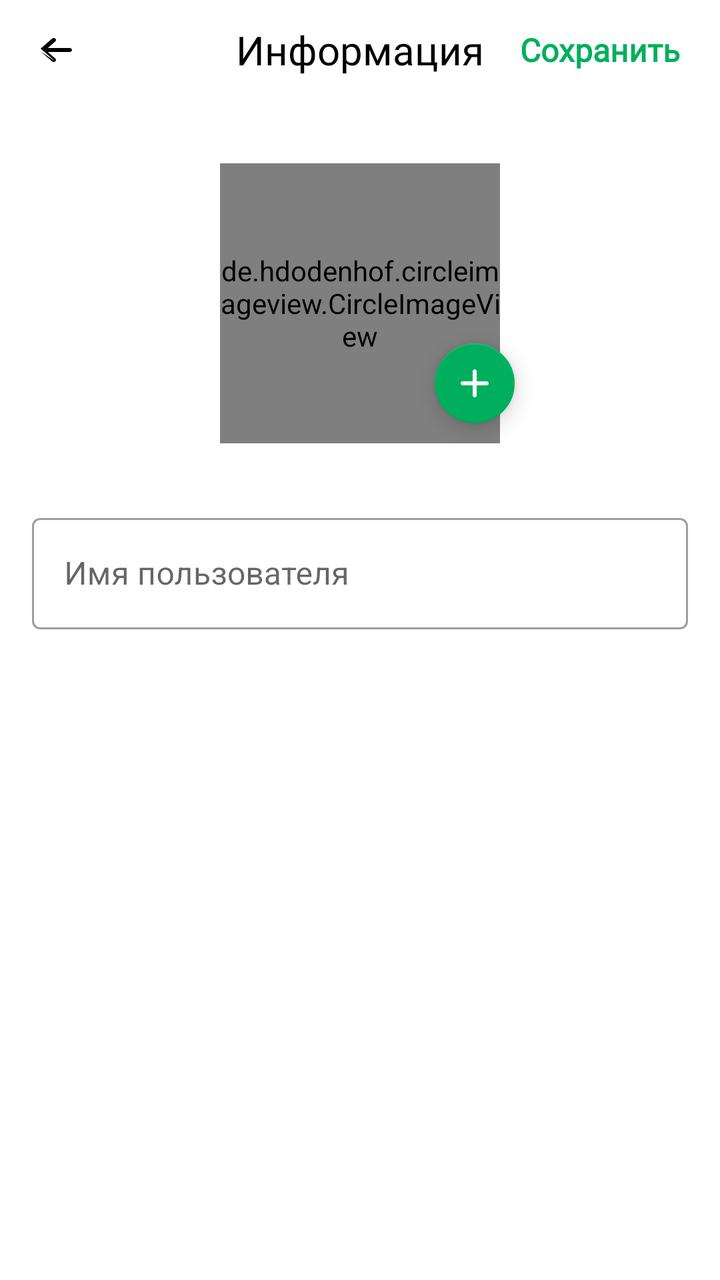
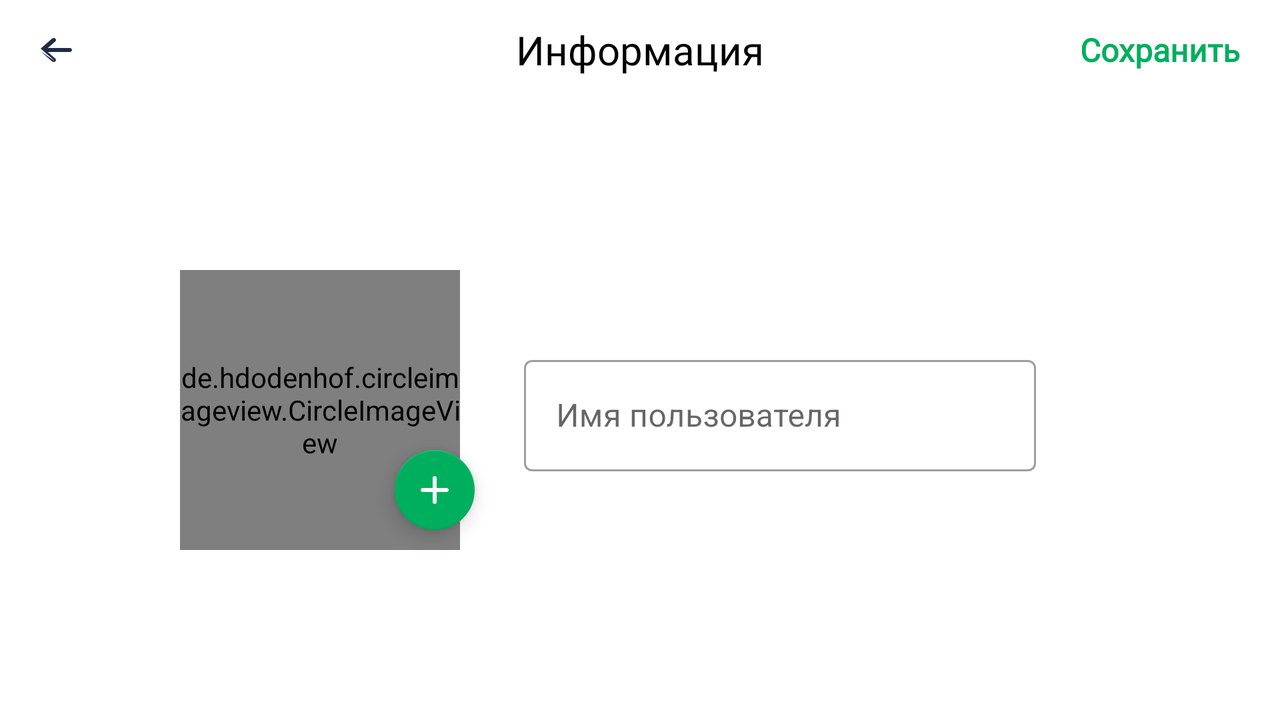

The same Android screen from two of the app's own layout files: first res/layout/ as a phone draws it, then the repository's variant for another configuration, drawn on a device whose configuration selects that folder. Both files follow.
<!-- AndroidManifest.xml: application theme AppTheme -->
<!-- res/layout/fragment_edit_profile.xml -->
<?xml version="1.0" encoding="utf-8"?>
<androidx.constraintlayout.widget.ConstraintLayout
    xmlns:android="http://schemas.android.com/apk/res/android"
    xmlns:app="http://schemas.android.com/apk/res-auto"
    xmlns:tools="http://schemas.android.com/tools"
    android:id="@+id/edit_profile_container"
    android:layout_width="match_parent"
    android:layout_height="match_parent"
    android:background="@color/white"
    tools:context=".EditProfileFragment">

    <androidx.constraintlayout.widget.ConstraintLayout
        android:id="@+id/header_layout"
        android:layout_width="match_parent"
        android:layout_height="wrap_content"
        android:paddingHorizontal="16dp"
        android:paddingVertical="10dp"
        app:layout_constraintTop_toTopOf="parent"
        app:layout_constraintStart_toStartOf="parent"
        app:layout_constraintEnd_toEndOf="parent">

        <ImageView
            android:id="@+id/iv_back"
            android:layout_width="24dp"
            android:layout_height="24dp"
            android:src="@drawable/ic_arrow_back"
            android:contentDescription="@string/back"
            android:clickable="true"
            android:focusable="true"
            android:background="?attr/selectableItemBackgroundBorderless"
            app:tint="@color/black"
            app:layout_constraintStart_toStartOf="parent"
            app:layout_constraintTop_toTopOf="parent"
            app:layout_constraintBottom_toBottomOf="parent" />

        <TextView
            android:id="@+id/tv_title"
            android:layout_width="wrap_content"
            android:layout_height="wrap_content"
            android:fontFamily="@font/sf_pro_display_bold"
            android:text="@string/information_account"
            android:textColor="@color/black"
            android:textSize="20sp"
            app:layout_constraintStart_toStartOf="parent"
            app:layout_constraintEnd_toEndOf="parent"
            app:layout_constraintTop_toTopOf="parent"
            app:layout_constraintBottom_toBottomOf="parent" />

        <TextView
            android:id="@+id/tv_save"
            android:layout_width="wrap_content"
            android:layout_height="wrap_content"
            android:text="@string/save"
            android:fontFamily="@font/sf_pro"
            android:textStyle="bold"
            android:textColor="@color/green"
            android:textSize="16sp"
            android:clickable="true"
            android:focusable="true"
            android:background="?attr/selectableItemBackground"
            android:padding="4dp"
            app:layout_constraintEnd_toEndOf="parent"
            app:layout_constraintTop_toTopOf="parent"
            app:layout_constraintBottom_toBottomOf="parent" />

    </androidx.constraintlayout.widget.ConstraintLayout>

    <de.hdodenhof.circleimageview.CircleImageView
        android:id="@+id/iv_avatar"
        android:layout_width="140dp"
        android:layout_height="140dp"
        android:layout_marginTop="32dp"
        android:src="@drawable/ic_default_avatar"
        app:layout_constraintTop_toBottomOf="@id/header_layout"
        app:layout_constraintStart_toStartOf="parent"
        app:layout_constraintEnd_toEndOf="parent" />

    <com.google.android.material.floatingactionbutton.FloatingActionButton
        android:id="@+id/fab_edit_avatar"
        android:layout_width="wrap_content"
        android:layout_height="wrap_content"
        android:src="@drawable/ic_plus"
        app:fabSize="mini"
        app:tint="@color/white"
        app:backgroundTint="@color/green"
        app:layout_constraintCircle="@id/iv_avatar"
        app:layout_constraintCircleRadius="70dp"
        app:layout_constraintCircleAngle="125"
        tools:ignore="MissingConstraints" />

    <com.google.android.material.textfield.TextInputLayout
        android:id="@+id/til_username"
        style="@style/Widget.MaterialComponents.TextInputLayout.OutlinedBox"
        android:layout_width="0dp"
        android:layout_height="wrap_content"
        android:layout_marginHorizontal="16dp"
        android:layout_marginTop="32dp"
        android:hint="@string/full_name"
        app:layout_constraintTop_toBottomOf="@id/iv_avatar"
        app:layout_constraintStart_toStartOf="parent"
        app:layout_constraintEnd_toEndOf="parent">

        <com.google.android.material.textfield.TextInputEditText
            android:id="@+id/et_username"
            android:layout_width="match_parent"
            android:layout_height="wrap_content"
            android:inputType="textPersonName|textCapWords"
            android:maxLines="1" />

    </com.google.android.material.textfield.TextInputLayout>

</androidx.constraintlayout.widget.ConstraintLayout>
<!-- resources referenced by this layout -->
<resources>
  <color name="black">#FF000000</color>
  <color name="green">#00AF5D</color>
  <color name="white">#FFFFFFFF</color>
  <!-- drawable ic_arrow_back (drawable) -->
  <vector xmlns:android="http://schemas.android.com/apk/res/android"
      android:width="24dp"
      android:height="24dp"
      android:viewportWidth="24"
      android:viewportHeight="24">
    <path
        android:pathData="M11.665,17.707C12.112,17.317 12.112,16.683 11.665,16.293L7.902,13H18.857C19.488,13 20,12.552 20,12C20,11.448 19.488,11 18.857,11H7.902L11.665,7.707C12.112,7.317 12.112,6.683 11.665,6.293C11.219,5.902 10.495,5.902 10.049,6.293L4.335,11.293L4.335,11.293M4.335,12.707L10.049,17.707C10.495,18.098 11.219,18.098 11.665,17.707M4.335,12.707C4.334,12.706 4.333,12.706 4.332,12.705ZM4.332,12.705C4.228,12.613 4.144,12.504 4.087,12.383C4.142,12.5 4.224,12.61 4.332,12.705ZM4,12C4,11.725 4.127,11.476 4.332,11.295C4.111,11.49 4,11.745 4,12Z"
        android:fillColor="#222B45"
        android:fillType="evenOdd"/>
    <group>
      <clip-path
          android:pathData="M11.665,17.707C12.112,17.317 12.112,16.683 11.665,16.293L7.902,13H18.857C19.488,13 20,12.552 20,12C20,11.448 19.488,11 18.857,11H7.902L11.665,7.707C12.112,7.317 12.112,6.683 11.665,6.293C11.219,5.902 10.495,5.902 10.049,6.293L4.335,11.293L4.335,11.293M4.335,12.707L10.049,17.707C10.495,18.098 11.219,18.098 11.665,17.707M4.335,12.707C4.334,12.706 4.333,12.706 4.332,12.705ZM4.332,12.705C4.228,12.613 4.144,12.504 4.087,12.383C4.142,12.5 4.224,12.61 4.332,12.705ZM4,12C4,11.725 4.127,11.476 4.332,11.295C4.111,11.49 4,11.745 4,12Z"
          android:fillType="evenOdd"/>
    </group>
  </vector>
  <!-- drawable ic_default_avatar: png bitmap (drawable, 25427 bytes) -->
  <!-- drawable ic_plus (drawable) -->
  <vector xmlns:android="http://schemas.android.com/apk/res/android"
      android:width="24dp"
      android:height="24dp"
      android:viewportWidth="24"
      android:viewportHeight="24">
    <path
        android:pathData="M12,19C12.552,19 13,18.552 13,18V13H18C18.552,13 19,12.552 19,12C19,11.448 18.552,11 18,11H13V6C13,5.448 12.552,5 12,5C11.448,5 11,5.448 11,6V11H6C5.448,11 5,11.448 5,12C5,12.552 5.448,13 6,13H11V18C11,18.552 11.448,19 12,19Z"
        android:fillColor="#222B45"
        android:fillType="evenOdd"/>
    <group>
      <clip-path
          android:pathData="M12,19C12.552,19 13,18.552 13,18V13H18C18.552,13 19,12.552 19,12C19,11.448 18.552,11 18,11H13V6C13,5.448 12.552,5 12,5C11.448,5 11,5.448 11,6V11H6C5.448,11 5,11.448 5,12C5,12.552 5.448,13 6,13H11V18C11,18.552 11.448,19 12,19Z"
          android:fillType="evenOdd"/>
    </group>
  </vector>
  <string name="back">Назад</string>
  <string name="full_name">Имя пользователя</string>
  <string name="information_account">Информация</string>
  <string name="save">Сохранить</string>
  <style name="AppTheme" parent="Theme.MaterialComponents.DayNight.NoActionBar">
          <item name="colorPrimary">@color/green</item>
          <item name="colorPrimaryVariant">@color/green</item>
          <item name="colorOnPrimary">@color/white</item>
          <item name="colorSecondary">@color/green</item>
          <item name="colorSecondaryVariant">@color/green</item>
          <item name="colorOnSecondary">@color/black</item>
  
          <item name="android:windowLightStatusBar">@bool/is_light_theme</item>
          <item name="android:statusBarColor">@android:color/transparent</item>
          <item name="android:navigationBarColor">@android:color/transparent</item>
          <item name="android:enforceNavigationBarContrast">false</item>
          <item name="android:enforceStatusBarContrast">false</item>
  
          <item name="backgroundColor">@color/white</item>
          <item name="textColor">@color/black</item>
  
      </style>
</resources>
<!-- res/layout-land/fragment_edit_profile.xml (the repository's variant of the layout above) -->
<!-- drawn on the phone turned sideways -->
<?xml version="1.0" encoding="utf-8"?>
<androidx.constraintlayout.widget.ConstraintLayout
    xmlns:android="http://schemas.android.com/apk/res/android"
    xmlns:app="http://schemas.android.com/apk/res-auto"
    xmlns:tools="http://schemas.android.com/tools"
    android:id="@+id/edit_profile_container"
    android:layout_width="match_parent"
    android:layout_height="match_parent"
    android:background="@color/white"
    tools:context=".EditProfileFragment">

    <androidx.constraintlayout.widget.ConstraintLayout
        android:id="@+id/header_layout"
        android:layout_width="match_parent"
        android:layout_height="wrap_content"
        android:paddingHorizontal="16dp"
        android:paddingVertical="10dp"
        app:layout_constraintTop_toTopOf="parent"
        app:layout_constraintStart_toStartOf="parent"
        app:layout_constraintEnd_toEndOf="parent">

        <ImageView
            android:id="@+id/iv_back"
            android:layout_width="24dp"
            android:layout_height="24dp"
            android:src="@drawable/ic_arrow_back"
            android:contentDescription="@string/back"
            android:clickable="true"
            android:focusable="true"
            android:background="?attr/selectableItemBackgroundBorderless"
            app:layout_constraintStart_toStartOf="parent"
            app:layout_constraintTop_toTopOf="parent"
            app:layout_constraintBottom_toBottomOf="parent" />

        <TextView
            android:id="@+id/tv_title"
            android:layout_width="wrap_content"
            android:layout_height="wrap_content"
            android:fontFamily="@font/sf_pro_display_bold"
            android:text="@string/information_account"
            android:textColor="@color/black"
            android:textSize="20sp"
            app:layout_constraintStart_toStartOf="parent"
            app:layout_constraintEnd_toEndOf="parent"
            app:layout_constraintTop_toTopOf="parent"
            app:layout_constraintBottom_toBottomOf="parent" />

        <TextView
            android:id="@+id/tv_save"
            android:layout_width="wrap_content"
            android:layout_height="wrap_content"
            android:text="@string/save"
            android:fontFamily="@font/sf_pro"
            android:textStyle="bold"
            android:textColor="@color/green"
            android:textSize="16sp"
            android:clickable="true"
            android:focusable="true"
            android:background="?attr/selectableItemBackground"
            android:padding="4dp"
            app:layout_constraintEnd_toEndOf="parent"
            app:layout_constraintTop_toTopOf="parent"
            app:layout_constraintBottom_toBottomOf="parent" />

    </androidx.constraintlayout.widget.ConstraintLayout>

    <de.hdodenhof.circleimageview.CircleImageView
        android:id="@+id/iv_avatar"
        android:layout_width="140dp"
        android:layout_height="140dp"
        android:src="@drawable/ic_default_avatar"
        app:layout_constraintHorizontal_chainStyle="packed"
        app:layout_constraintStart_toStartOf="parent"
        app:layout_constraintEnd_toStartOf="@+id/til_username"
        app:layout_constraintTop_toBottomOf="@id/header_layout"
        app:layout_constraintBottom_toBottomOf="parent" />

    <com.google.android.material.floatingactionbutton.FloatingActionButton
        android:id="@+id/fab_edit_avatar"
        android:layout_width="wrap_content"
        android:layout_height="wrap_content"
        android:src="@drawable/ic_plus"
        app:fabSize="mini"
        app:tint="@color/white"
        app:backgroundTint="@color/green"
        app:layout_constraintCircle="@id/iv_avatar"
        app:layout_constraintCircleRadius="70dp"
        app:layout_constraintCircleAngle="125"
        tools:ignore="MissingConstraints" />

    <com.google.android.material.textfield.TextInputLayout
        android:id="@+id/til_username"
        style="@style/Widget.MaterialComponents.TextInputLayout.OutlinedBox"
        android:layout_width="0dp"
        android:layout_height="wrap_content"
        android:layout_marginStart="32dp"
        android:layout_marginEnd="32dp"
        android:hint="@string/full_name"
        app:layout_constraintWidth_percent="0.4"
        app:layout_constraintStart_toEndOf="@id/iv_avatar"
        app:layout_constraintEnd_toEndOf="parent"
        app:layout_constraintTop_toTopOf="@id/iv_avatar"
        app:layout_constraintBottom_toBottomOf="@id/iv_avatar">

        <com.google.android.material.textfield.TextInputEditText
            android:id="@+id/et_username"
            android:layout_width="match_parent"
            android:layout_height="wrap_content"
            android:inputType="textPersonName|textCapWords"
            android:maxLines="1" />

    </com.google.android.material.textfield.TextInputLayout>

</androidx.constraintlayout.widget.ConstraintLayout>
